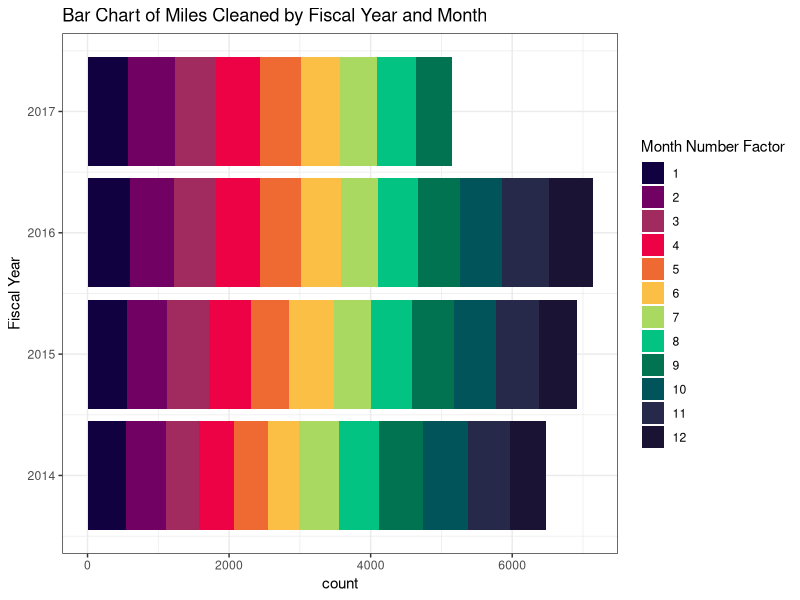
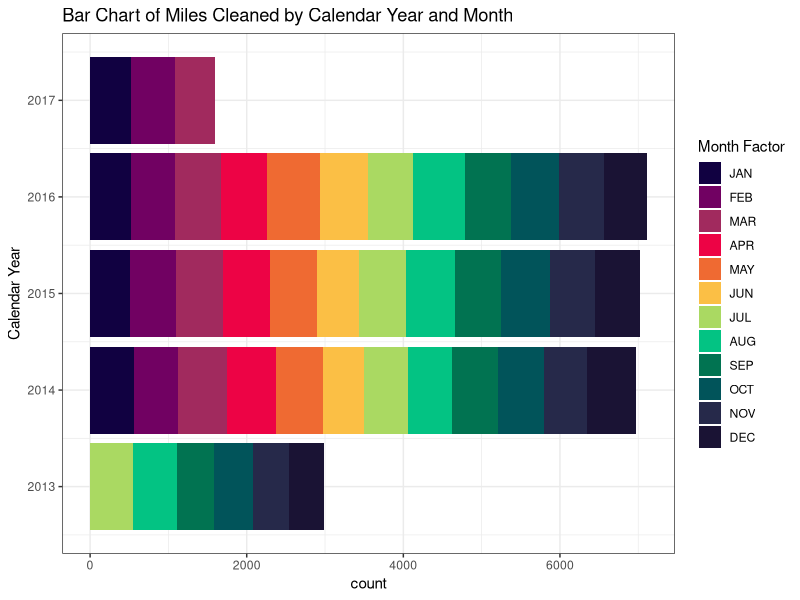
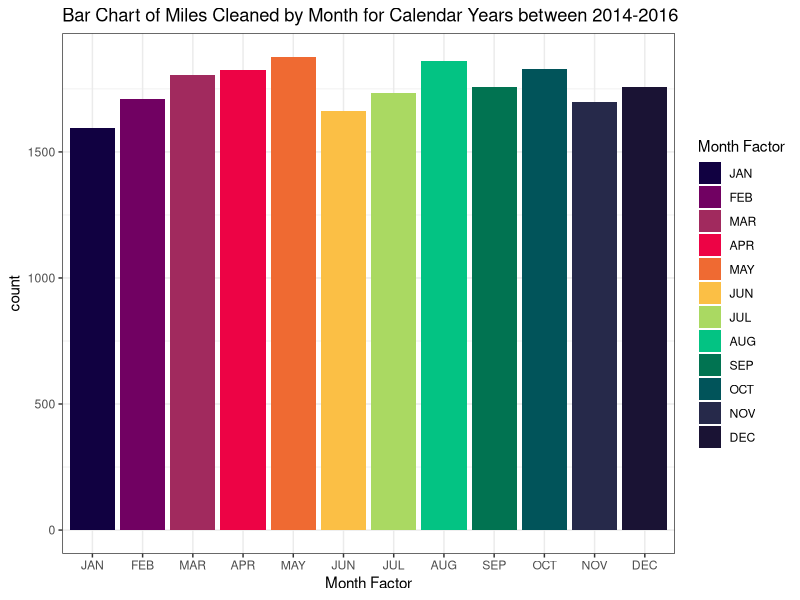

Generate these figures, in order, with R:
library(readr)
miles_sewage_cleaned <- read_csv('LASAN__Miles_of_Sewer_Cleaned.csv')
miles_sewage_cleaned$`Calendar Year` <- ifelse(miles_sewage_cleaned$`Month Number` %in% c(1:6), 
                                               miles_sewage_cleaned$`Fiscal Year` - 1,
                                               miles_sewage_cleaned$`Fiscal Year`)
month_names <- c('JAN', 'FEB', 'MAR', 'APR', 'MAY', 'JUN', 'JUL', 'AUG', 'SEP', 'OCT', 'NOV', 'DEC')
miles_sewage_cleaned$`Month Factor` <- factor(miles_sewage_cleaned$Month, levels = rev(month_names))
miles_sewage_cleaned$`Month Number Factor` <- factor(miles_sewage_cleaned$`Month Number`, levels = 12:1)



colors <- c("#1a1334",  "#26294a" , "#01545a",    
            "#017351",    "#03c383",    "#aad962",
            "#fbbf45",    "#ef6a32",    "#ed0345",   
            "#a12a5e",    "#710162",    "#110141")   

library(ggplot2)
ggplot(data = miles_sewage_cleaned, aes(`Fiscal Year`)) + 
  geom_bar(aes(weight = `Miles of Sewer Cleaned`, fill = `Month Number Factor`)) +
  coord_flip() + 
  theme_bw() +
  ggtitle('Bar Chart of Miles Cleaned by Fiscal Year and Month')+
  scale_fill_manual(values=colors)+
  guides(fill = guide_legend(reverse=TRUE))

ggplot(data = miles_sewage_cleaned, aes(`Calendar Year`)) +
  geom_bar(aes(weight = `Miles of Sewer Cleaned`, fill = `Month Factor`)) +
  coord_flip()+
  theme_bw() +
  ggtitle('Bar Chart of Miles Cleaned by Calendar Year and Month') +
  scale_fill_manual(values=colors) +
  guides(fill = guide_legend(reverse=TRUE))

ggplot(data = miles_sewage_cleaned[miles_sewage_cleaned$`Calendar Year` %in% c(2014:2016),], aes(`Month Factor`)) +
  geom_bar(aes(weight = `Miles of Sewer Cleaned`, fill = `Month Factor`)) +
  theme_bw() +
  ggtitle('Bar Chart of Miles Cleaned by Month for Calendar Years between 2014-2016') +
  scale_x_discrete(limits = month_names)+
  scale_fill_manual(values=colors)+
  guides(fill = guide_legend(reverse=TRUE))
